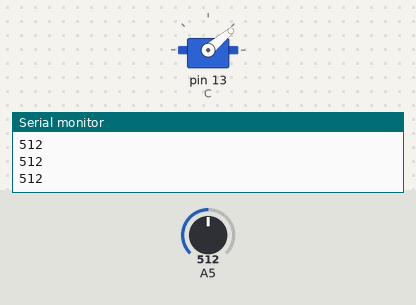
The sketch below on a simulated Arduino Uno, built with avr-gcc and run on an emulated ATmega328P. Shown: servo, the last lines printed to the serial monitor. The test bench sets the inputs (shaded band); at power-on: A5 = 512.

Above: at 1.2 s.
1.3 s: A5 set to 495
At 1.4 s:
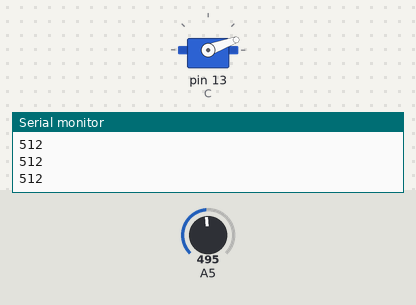
4.3 s: A5 set to 511
At 4.3 s:
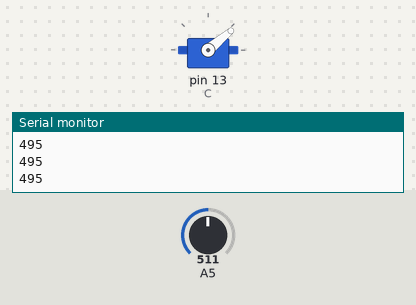
5.8 s: A5 set to 306
At 5.9 s:
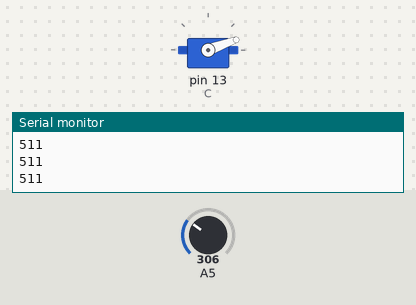
8.8 s: A5 set to 89
11.8 s: A5 set to 75
At 11.8 s:
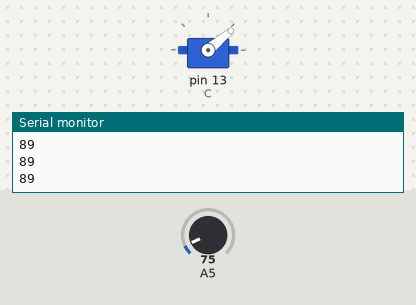
Timing chart, 0 to 14.3 s (numbered marks = the images above; inputs shaded):
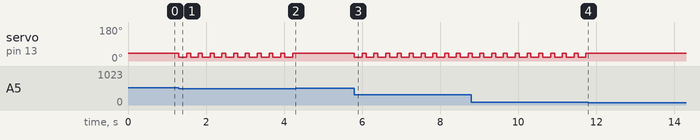

Measured:
- the behaviour switches between 502 and 501 on A5 (found by bisection; images 0 and 1)
- the behaviour switches between 81 and 80 on A5 (found by bisection; images 3 and 4)
- after the input at 1.3 s, servo on pin 13 (C): alternates 40° for 0.10 s and 20° for 0.20 s, starting at once
- after the input at 4.3 s, servo on pin 13 (C): stops changing and stays 40°
- after the input at 5.8 s, servo on pin 13 (C): alternates 40° for 0.10 s and 20° for 0.20 s, starting at once
- after the input at 11.8 s, servo on pin 13 (C): stops changing and stays 40°

The sketch:

803_22_21.ino
```cpp
#include <Servo.h>
Servo C;
int X = 0;
int y = 0;
void setup() {
  // put your setup code here, to run once:

  Serial.begin(9600);
  pinMode(A5, INPUT);
  pinMode(13, OUTPUT);
  C.attach(13);
  C.write(40);
  X = analogRead(A5);
}
void loop() {
  Serial.println(analogRead(A5));
  delay(1);
  if (analogRead(A5) > 300 ) {
    y = 0;
  } else {
    y = 1;
  }

  if (analogRead(A5) < X -10 & y == 0){
    C.write(20);
  delay(200);
  C.write(40);
  delay(100);
}

  if (analogRead(A5) > 80 & y == 1) {
    C.write(20);
    delay(200);
    C.write(40);
    delay(100);
}
}
```
